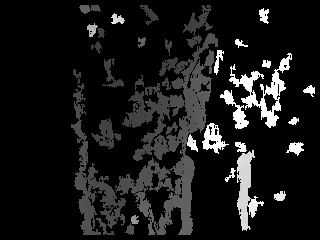
//> input picture GuidanceSDK/Guidance-SDK-master/guidance_track/guidance_track/image107.jpg, 320 x 240 px, given in place of the camera
$ ./源1   (built with g++ and OpenCV 4)
//> lines starting //> are read from the running program, lines starting //| are printed output that depends on the picture; after the words box and inside, x2 and y2 are one past the last pixel; in counts of white or black regions, pixels touching at a corner belong together
#include <opencv2/highgui/highgui.hpp>
#include <opencv2/imgproc/imgproc.hpp>
#include <opencv2/core/core.hpp>

using namespace cv;


int main()
{
	VideoCapture cap(0);
	if(!cap.isOpened())
	{
		return -1;
	}
	Mat frame;
	Mat edges;

	bool stop = false;
	while(!stop)
	{
		cap>>frame;
//> frame is the input picture: 240 rows x 320 cols, CV_8UC3; min 0, max 255, mean 24.6
		cvtColor(frame, edges, CV_BGR2GRAY);
		GaussianBlur(edges, edges, Size(7,7), 1.5, 1.5);
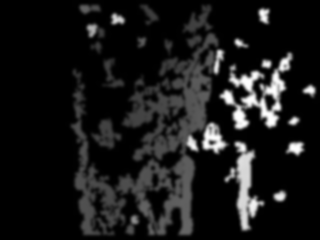
//> edges: 240 rows x 320 cols, CV_8UC1; min 0, max 255, mean 24.6
		Canny(edges, edges, 0, 30, 3);
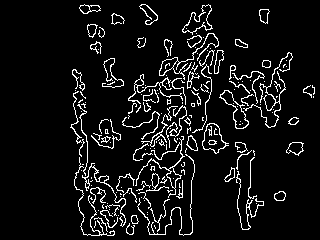
//> edges: 240 rows x 320 cols, CV_8UC1; 7.7% white in thin lines or dots, all inside (x1, y1, x2, y2) = (70, 4, 315, 236)
		imshow("当前视频",edges);
		if(waitKey(30) >=0)
//> the Esc key is pressed
			stop = true;
	}
	return 0;
}

$ run again, on GuidanceSDK/Guidance-SDK-master/guidance_track/guidance_track/image110.jpg
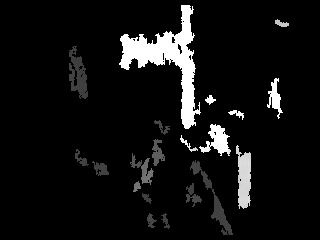
//> input picture GuidanceSDK/Guidance-SDK-master/guidance_track/guidance_track/image110.jpg, 320 x 240 px, given in place of the camera
//> frame is the input picture: 240 rows x 320 cols, CV_8UC3; min 0, max 255, mean 17.4
//> `GaussianBlur(edges, edges, Size(7,7), 1.5, 1.5);`:
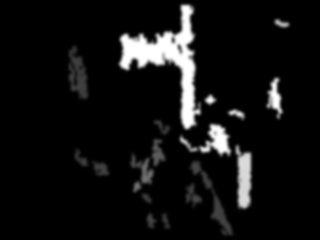
//> edges: 240 rows x 320 cols, CV_8UC1; min 0, max 255, mean 17.4
//> `Canny(edges, edges, 0, 30, 3);`:
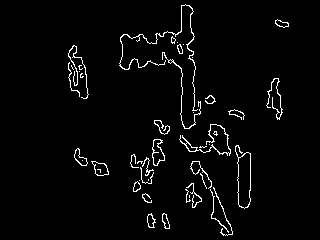
//> edges: 240 rows x 320 cols, CV_8UC1; 3% white in thin lines or dots, all inside (x1, y1, x2, y2) = (68, 4, 289, 236)

$ run again, on GuidanceSDK/Guidance-SDK-master/guidance_track/guidance_track/image112.jpg
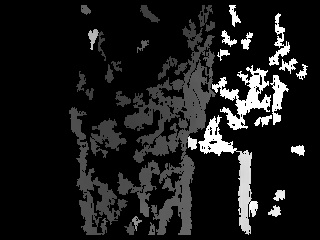
//> input picture GuidanceSDK/Guidance-SDK-master/guidance_track/guidance_track/image112.jpg, 320 x 240 px, given in place of the camera
//> frame is the input picture: 240 rows x 320 cols, CV_8UC3; min 0, max 255, mean 27.3
//> `GaussianBlur(edges, edges, Size(7,7), 1.5, 1.5);`:
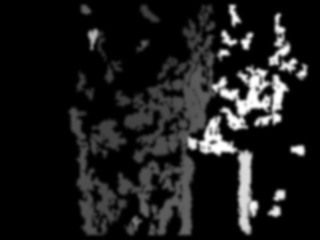
//> edges: 240 rows x 320 cols, CV_8UC1; min 0, max 255, mean 27.3
//> `Canny(edges, edges, 0, 30, 3);`:
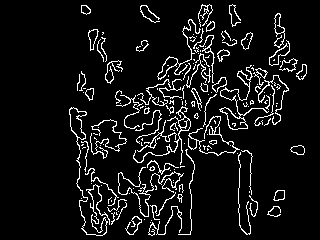
//> edges: 240 rows x 320 cols, CV_8UC1; 7.9% white in thin lines or dots, all inside (x1, y1, x2, y2) = (69, 4, 307, 236)
